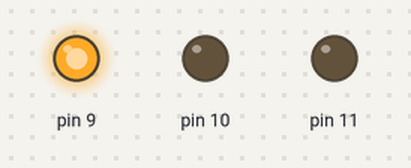
Recording of a sketch running on a simulated Arduino Uno, built with avr-gcc and run on an emulated ATmega328P. Parts: output pins drawn as LEDs (lit = HIGH).

Above: at 0.2 s.
At 1.2 s:
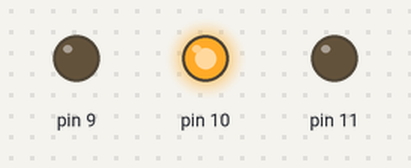
At 2.2 s:
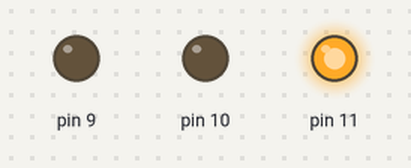
At 5.7 s:
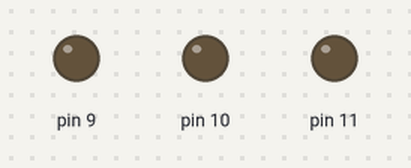
Timing chart, 0 to 6.9 s (numbered marks = the images above):
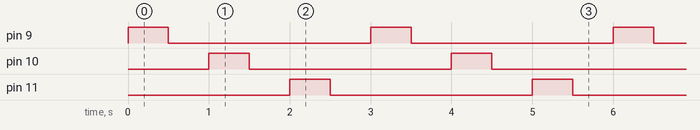

Measured:
- by itself, pin 9–11: alternates HIGH for 0.50 s and LOW for 2.5 s
- by itself, everything shown: repeats every 3.0 s, in 6 steps

The sketch:

test2.ino
```cpp
void setup() {

pinMode(9,OUTPUT);
pinMode(10,OUTPUT);
pinMode(11,OUTPUT);
}

void loop() {


digitalWrite(9,1);
  delay(500);
digitalWrite(9,0);
delay(500);

digitalWrite(10,1);
  delay(500);
digitalWrite(10,0);
  delay(500);

digitalWrite(11,1);
  delay(500);
  digitalWrite(11,0);
  delay(500);

}
```
